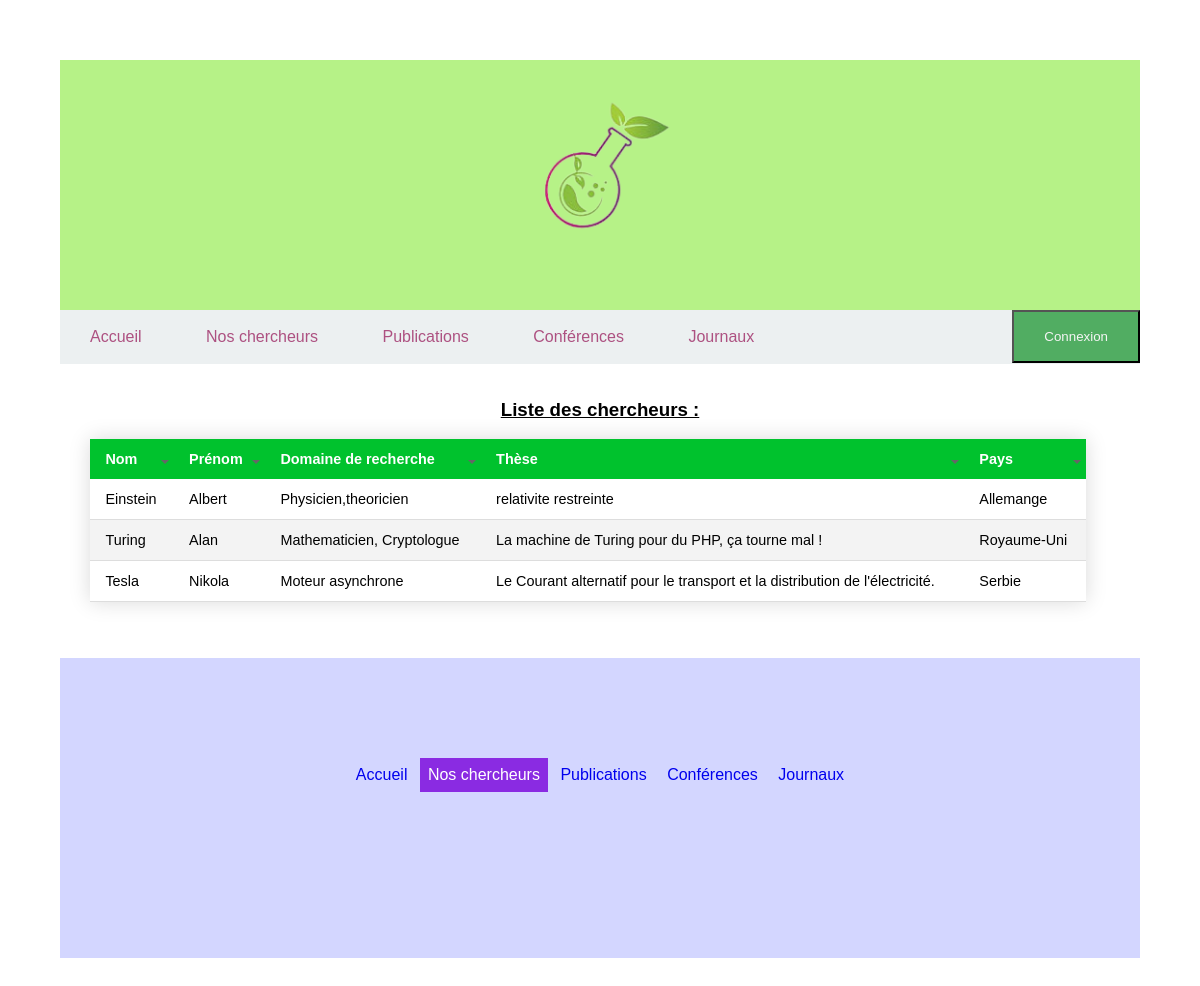
The app's page /chercheurs.php with its own data.
### tables this page shows
CREATE TABLE image(
	id INT NOT NULL AUTO_INCREMENT,
	url TEXT NOT NULL,
	PRIMARY KEY(id)
);

CREATE TABLE utilisateur(
	nom VARCHAR(200) NOT NULL,
	prenom VARCHAR(200) NOT NULL,
	pseudo VARCHAR(100) NOT NULL,
	email VARCHAR(200) NOT NULL,
	password VARCHAR(100) NOT NULL,
	domaine_recherche TEXT,
	bio TEXT,
	cv TEXT,
	these TEXT,
	pays VARCHAR(200) NOT NULL,
	PRIMARY KEY(pseudo)
);

### session.php (called while the page is built, shortened)
<?php
function is_logged(): bool{
    return false;
}
?>

### chercheurs.php (the view, shortened to what this page needs)
<?php
	require './session.php';
	require 'php/connectDB.php';
	$sql = "SELECT * FROM utilisateur where utilisateur.pseudo <> \"admin\" ;";
	$stmt = $stmt2 = $stmt3 = $pdo->query($sql);
?>
<!DOCTYPE html>
<html lang="fr">
	<head>
		<link rel="stylesheet" href= "css/style.css" >
	</head>
	<body>
		<?php
			require 'php/logo.php';
		?>
		<?php
		require 'php/navbar.php'
		?>
		<div class ="boite">
		<h3>
        		Liste des chercheurs :
		</h3>
		<table>
		    <thead>
			<tr>
			    <th class="sort-by"> Nom </th>
			    <th class="sort-by"> Prénom </th>
			    <th class="sort-by"> Domaine de recherche </th>
			    <th class="sort-by"> Thèse </th>
			    <th class="sort-by"> Pays </th>
			</tr>
		    </thead>
			<?php if(!is_logged()){?>
			<tbody>
			<?php while($row = $stmt->fetch(PDO::FETCH_ASSOC) ) : ?>
		    	<tr>
		       	<td><?php echo htmlspecialchars($row['nom']); ?></td>
		       	<td><?php echo htmlspecialchars($row['prenom']); ?></td>
		       	<td><?php echo htmlspecialchars($row['domaine_recherche']); ?></td>
		       	<td><?php echo htmlspecialchars($row['these']); ?></td>
		       	<td><?php echo htmlspecialchars($row['pays']); ?></td>
		    	</tr>
		    	<?php endwhile; ?>
		    </tbody>
			<?php };?>
		</table>
		</div>
		<br>
		<?php
			require 'php/footer.php'
		?>
	</body>
</html>

### php/logo.php
<?php
	require 'php/connectDB.php';
	$logo = "SELECT url FROM image WHERE id = 1;";
	$stmt_logo = $pdo->query($logo);
	$requete_logo = $stmt_logo->fetch(PDO::FETCH_ASSOC);
?>
<div class = "fondlogo"> <img class = "logo" src="<?php echo htmlspecialchars($requete_logo['url']); ?>" alt = "logo" > </div>

### css/style.css (style rules this page uses)
body { font-family: Verdana, sans-serif; margin: 5%; background-image: url(../images/background.png); }
.logo { height: 150px; display: block; margin-left: auto; margin-right: auto; padding-top: 30px; }
.fondlogo { background-color: #b6f287; height: 250px; }
h3 { text-align: center; text-decoration: underline; }
td,th { padding: 12px 15px; }
thead { color: black; }
table { width: 95%; border-collapse: collapse; margin-left:1em; box-shadow: 0 0 20px rgba(0, 0, 0, 0.15); font-size: 0.9em; }
table tbody tr { border-bottom: 1px solid #dddddd; }
table tbody tr:nth-of-type(even) { background-color: #f3f3f3; }
table thead tr { background-color: #00c22d; color: #ffffff; text-align: left; }
.boite { padding: 1em; background-color: white; }
th.sort-by { padding-right: 20px; position: relative; }
th.sort-by:after { border: 4px solid transparent; content: ""; display: block; height: 0; right: 5px; top: 50%; position: absolute; width: 0; border-top-color: #666; margin-top: 1px; }

### records on screen
image: url (picture)
utilisateur: nom "Einstein", prenom "Albert", domaine_recherche "Physicien,theoricien", these "relativite restreinte", pays "Allemange"
utilisateur: nom "Turing", prenom "Alan", domaine_recherche "Mathematicien, Cryptologue", these "La machine de Turing pour du PHP, ça tourne mal !", pays "Royaume-Uni"
utilisateur: nom "Tesla", prenom "Nikola", domaine_recherche "Moteur asynchrone", these "Le Courant alternatif pour le transport et la distribution de l'électricité.", pays "Serbie"
